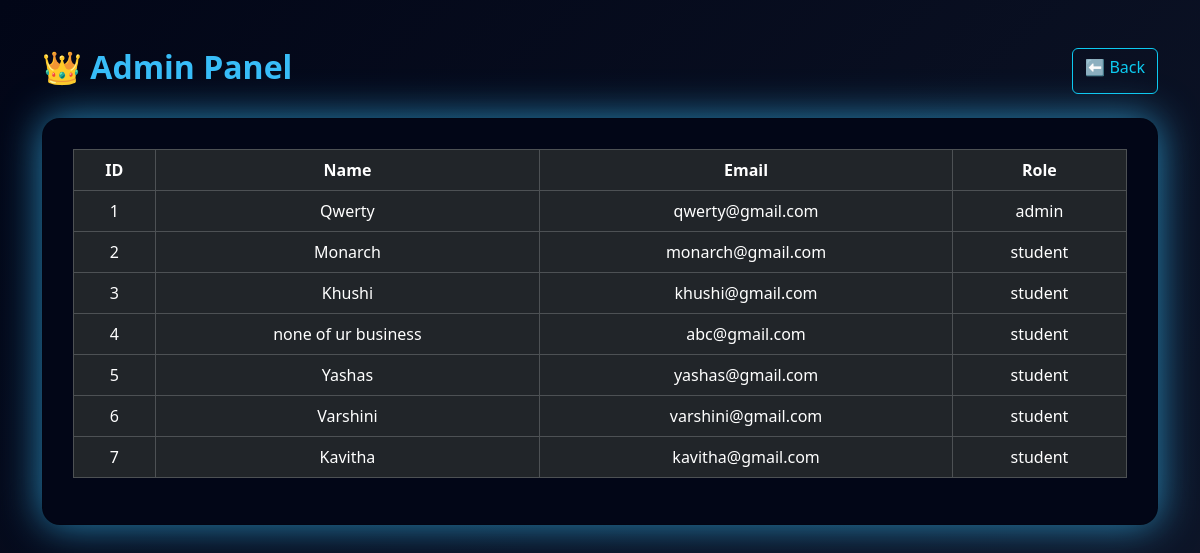
The page /admin (signed in) on the database its author committed.
### models.py (models this page shows)
class User(UserMixin, db.Model):
    id = db.Column(db.Integer, primary_key=True)
    name = db.Column(db.String(120))
    email = db.Column(db.String(120), unique=True)
    password = db.Column(db.String(200))
    role = db.Column(db.String(20), default="student")
    resumes = db.relationship(
        "Resume",
        backref="user",
        lazy=True,
        cascade="all, delete-orphan"
    )

### app.py (the view)
@app.route("/admin")
@login_required
def admin():
    if current_user.role != "admin":
        return "Access Denied"
    return render_template("admin.html", users=User.query.all())

### app.py (called while the page is built)
@login_manager.user_loader
def load_user(user_id):
    return db.session.get(User, int(user_id))

### templates/admin.html (shortened to what this page needs)
<!DOCTYPE html>
<html lang="en">
<head>
<link href="https://cdn.jsdelivr.net/npm/bootstrap@5.3.2/dist/css/bootstrap.min.css" rel="stylesheet">
</head>
<body>
<div class="container mt-5">
<div class="d-flex justify-content-between mb-4">
<h2>👑 Admin Panel</h2>
<a href="/dashboard" class="btn btn-outline-info">⬅ Back</a>
</div>
<div class="card">
<table class="table table-dark table-bordered text-center">
<tr>
<th>ID</th>
<th>Name</th>
<th>Email</th>
<th>Role</th>
</tr>
{% for u in users %}
<tr>
<td>{{u.id}}</td>
<td>{{u.name}}</td>
<td>{{u.email}}</td>
<td>{{u.role}}</td>
</tr>
{% endfor %}
</table>
</div>
</div>
</body>
</html>

### templates/admin.html (style rules this page uses)
body { background:linear-gradient(135deg,#020617,#0f172a); color:white; min-height:100vh; }
.card { background:#020617; padding:30px; border-radius:18px; box-shadow:0 0 40px rgba(56,189,248,0.7); }
h2 { color:#38bdf8; font-weight:700; }
.table { color:white; }
th { color:#7dd3fc; }

### rows shown on the page
User: id "1", name "Qwerty", email "qwerty@gmail.com", role "admin"
User: id "2", name "Monarch", email "monarch@gmail.com", role "student"
User: id "3", name "Khushi", email "khushi@gmail.com", role "student"
User: id "4", name "none of ur business", email "abc@gmail.com", role "student"
User: id "5", name "Yashas", email "yashas@gmail.com", role "student"
User: id "6", name "Varshini", email "varshini@gmail.com", role "student"
User: id "7", name "Kavitha", email "kavitha@gmail.com", role "student"
